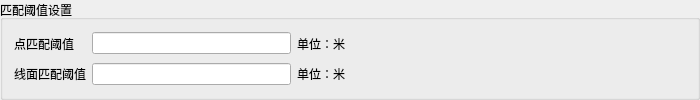
          <widget class="QGroupBox" name="groupBox">
           <property name="minimumSize">
            <size>
             <width>700</width>
             <height>0</height>
            </size>
           </property>
           <property name="maximumSize">
            <size>
             <width>16777215</width>
             <height>200</height>
            </size>
           </property>
           <property name="title">
            <string>匹配阈值设置</string>
           </property>
           <layout class="QGridLayout" name="gridLayout">
            <item row="0" column="0">
             <layout class="QHBoxLayout" name="horizontalLayout_3">
              <item>
               <widget class="QLabel" name="label_6">
                <property name="minimumSize">
                 <size>
                  <width>72</width>
                  <height>0</height>
                 </size>
                </property>
                <property name="text">
                 <string>点匹配阈值</string>
                </property>
               </widget>
              </item>
              <item>
               <widget class="QLineEdit" name="lineEdit_PointDistance">
                <property name="minimumSize">
                 <size>
                  <width>0</width>
                  <height>0</height>
                 </size>
                </property>
                <property name="toolTip">
                 <string>接边处搜索距离，不同比例尺数据设置距离不同</string>
                </property>
               </widget>
              </item>
              <item>
               <widget class="QLabel" name="label_7">
                <property name="text">
                 <string>单位：米</string>
                </property>
               </widget>
              </item>
             </layout>
            </item>
            <item row="1" column="0">
             <layout class="QHBoxLayout" name="horizontalLayout_2">
              <item>
               <widget class="QLabel" name="label_2">
                <property name="text">
                 <string>线面匹配阈值</string>
                </property>
               </widget>
              </item>
              <item>
               <widget class="QLineEdit" name="lineEdit_LineAndPolygonDistance">
                <property name="minimumSize">
                 <size>
                  <width>0</width>
                  <height>0</height>
                 </size>
                </property>
                <property name="toolTip">
                 <string>接边处搜索距离，不同比例尺数据设置距离不同</string>
                </property>
               </widget>
              </item>
              <item>
               <widget class="QLabel" name="label_3">
                <property name="text">
                 <string>单位：米</string>
                </property>
               </widget>
              </item>
             </layout>
            </item>
            <item row="1" column="1">
             <spacer name="horizontalSpacer_2">
              <property name="orientation">
               <enum>Qt::Horizontal</enum>
              </property>
              <property name="sizeHint" stdset="0">
               <size>
                <width>241</width>
                <height>20</height>
               </size>
              </property>
             </spacer>
            </item>
            <item row="0" column="1">
             <spacer name="horizontalSpacer_4">
              <property name="orientation">
               <enum>Qt::Horizontal</enum>
              </property>
              <property name="sizeHint" stdset="0">
               <size>
                <width>341</width>
                <height>20</height>
               </size>
              </property>
             </spacer>
            </item>
           </layout>
          </widget>
